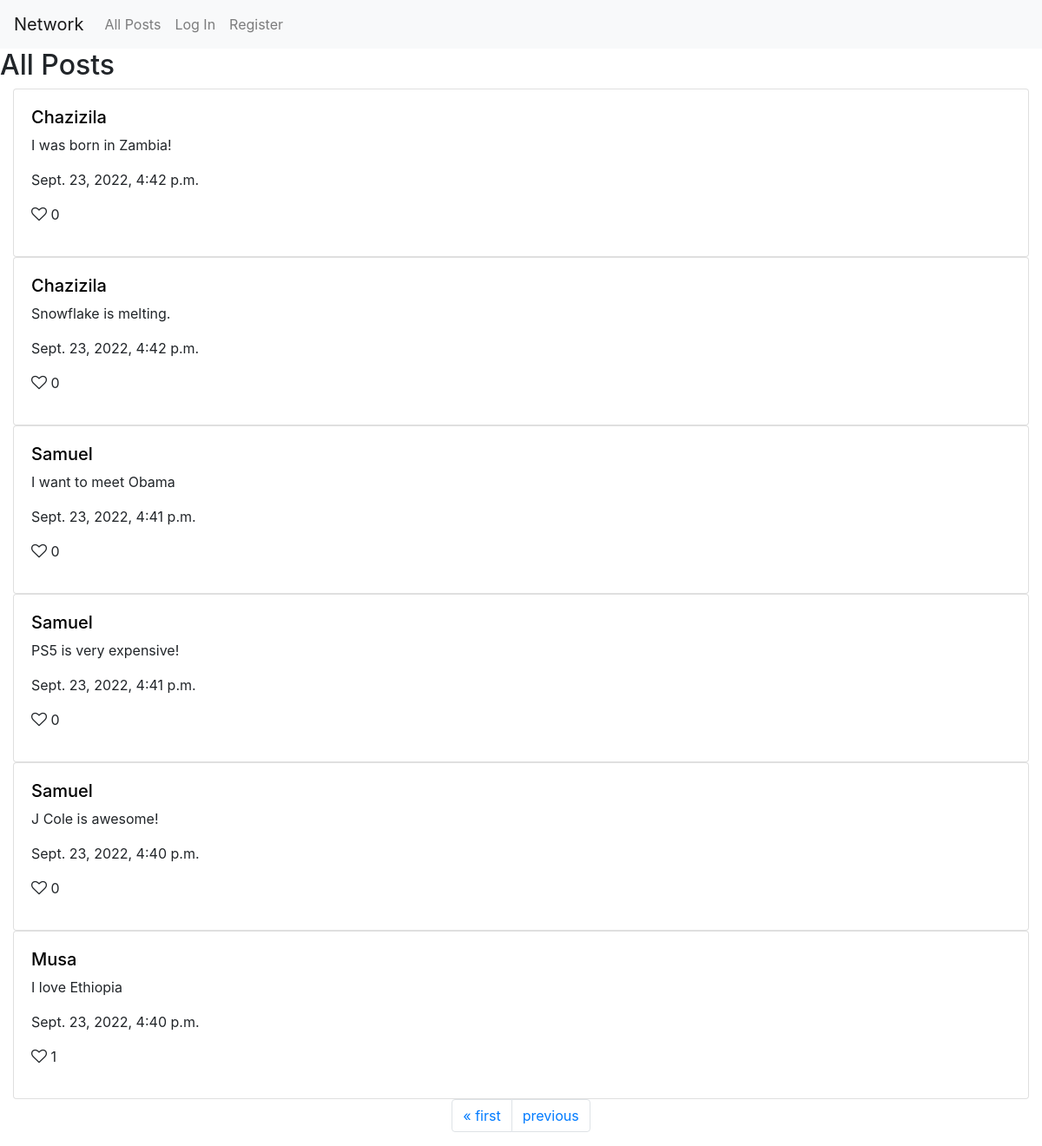
/?page=3, run on the app's committed database.
### network/models.py (models this page shows, shortened)
class Post(models.Model):
     post_id = models.AutoField(primary_key=True)
     postNote = models.TextField()
     poster = models.ForeignKey(User, on_delete=models.CASCADE, related_name="posts", null = True)
     timeStamp = models.DateTimeField(auto_now_add=True, null=True)
     likes = models.IntegerField(default = 0, null=True)
     likers =  models.ManyToManyField(User,  related_name="likerz", null = True)

class User(AbstractUser):
    pass
    followers = models.ManyToManyField('self', symmetrical=False, related_name= "following",
                blank=True)

### network/views.py (the view)
# urls.py: path("", views.index, name="index"),
def index(request):
    if request.method == "POST":
        Postform = PostForm(request.POST)
    else:
        post_list = Post.objects.order_by("-timeStamp").all()
        paginator = Paginator(post_list, 8)
        page_number = request.GET.get('page')
        page_obj = paginator.get_page(page_number)
        return render(request, 'network/index.html',
        {
        "posts" : Post.objects.order_by("-timeStamp").all(),
        'page_obj': page_obj,
            })

### network/templates/network/index.html (shortened to what this page needs)
{% extends "network/layout.html" %}
{% load static %}
{% block body %}
    <h2>All Posts</h2>
   <div id="posts-view">
    {% for post in page_obj %}
    <div  class = "container-fluid">
            <div id = "{{ post.post_id }}"class="card space" >
                <a  style="color:black" href="{% url 'profile' post.poster %}" ><h5> {{ post.poster| capfirst }}</h5> </a>
                <p class =  "post" id = "post{{ post.post_id }}"> {{ post.postNote }}</p>
                <p> {{ post.timeStamp }}</p>
                {% if  user in  post.likers.all %}
                    <p id = "like{{ post.post_id }}" ><a  class = "like" id = "c{{post.post_id}}"><i  id = "b{{ post.post_id }}" class=" fa fa-heart" style="font-size:18px; color: blue"></i> </a> {{post.likes}}</a></p>
                {% else %}
                    <p id = "like{{ post.post_id }}" ><a  class = "like" id = "c{{post.post_id}}"><i  id = "b{{ post.post_id }}" class=" fa fa-heart-o" style="font-size:18px"></i> </a> {{post.likes}}</a></p>
                {% endif %}
            </div>
    </div>
    {% empty %}
        <div> No Posts Avialable.</div>
    {% endfor %}
    <nav aria-label="Page navigation example">
        <ul class="pagination justify-content-center">
                {% if page_obj.has_previous %}
                <li class="page-item">
                    <a class="page-link"   href="?page=1">&laquo; first</a>
                </li>
                <li class="page-item">
                    <a class="page-link"  href="?page={{ page_obj.previous_page_number }}">previous</a>
                </li>
                {% endif %}
        </ul>
    </nav>
</div>
{% endblock %}

### network/static/network/styles.css (style rules this page uses)
.space { padding : 20px; }

### data on the page
Post: poster "Chazizila", postNote "I was born in Zambia!", timeStamp "Sept. 23, 2022, 4:42 p.m.", likes "0"
Post: poster "Chazizila", postNote "Snowflake is melting.", timeStamp "Sept. 23, 2022, 4:42 p.m.", likes "0"
Post: poster "Samuel", postNote "I want to meet Obama", timeStamp "Sept. 23, 2022, 4:41 p.m.", likes "0"
Post: poster "Samuel", postNote "PS5 is very expensive!", timeStamp "Sept. 23, 2022, 4:41 p.m.", likes "0"
Post: poster "Samuel", postNote "J Cole is awesome!", timeStamp "Sept. 23, 2022, 4:40 p.m.", likes "0"
Post: poster "Musa", postNote "I love Ethiopia", timeStamp "Sept. 23, 2022, 4:40 p.m.", likes "1"
